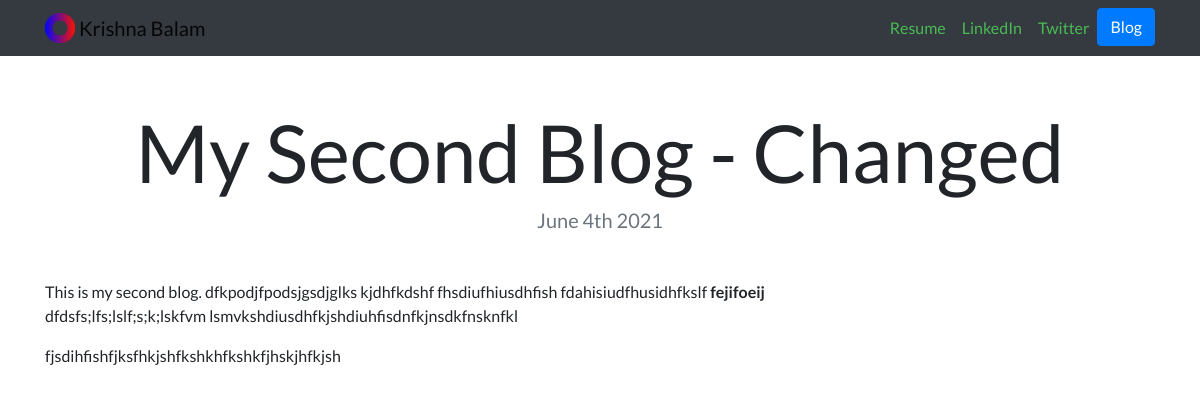
Page /blog/2 on the committed database.
### blog/models.py (models this page shows, shortened)
class Blog(models.Model):
    title = models.CharField(max_length=100, blank=False, null=False)
    description = models.TextField()
    publish_date = models.DateTimeField(auto_now=True)
    author = models.CharField(max_length=100, blank=False, null=False)

### blog/views.py (the view)
# urls.py: path('<int:blog_id>', views.detail, name='detail')
def detail(request, blog_id):
    details = get_object_or_404(Blog, pk = blog_id)
    return render(request, 'blog/detail.html', {"details": details})

### blog/templates/blog/detail.html
{% extends "portfolio/base.html" %}
{% load static %}
{% block content %}
<h1 class="text-center mt-5" id="blogdetailtitle">{{ details.title }}</h1>
<h5 class="text-center text-muted mb-5">{{ details.publish_date|date:'F jS Y' }}</h5>
{{ details.description|safe }}
{% endblock %}

### portfolio/static/portfolio/custom.css (style rules this page uses)
body { font-family: 'Lato', sans-serif; }
@media (min-width: 992px) { #blogdetailtitle { font-size: 5rem; } }

### rows in the picture
Blog: title "My Second Blog - Changed", publish_date "June 4th 2021", description "This is my second blog. dfkpodjfpodsjgsdjglks kjdhfkdshf fhsdiufhiusdhfish fdahisiudfhusidhfkslf fejifoeij dfdsfs;lfs;lslf;s;k;lskfvm lsmvkshdiusdhfkjshdiuhfisdnfkjnsdkfnsknfkl fjsdihfishfjksfhkjshfkshkhfkshkfjhskjhfkjsh"
